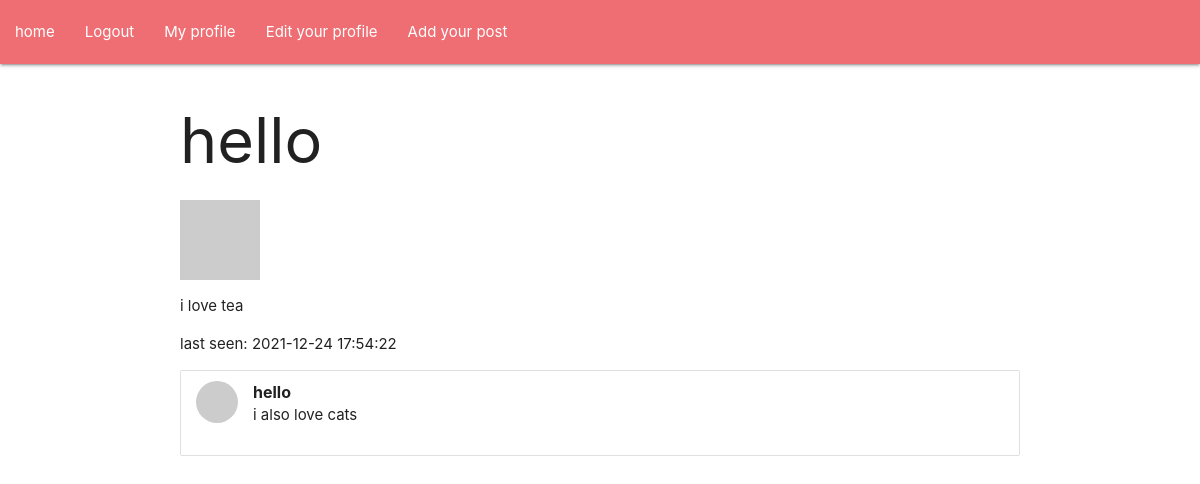
The page /user/hello (signed in) on the database as committed earlier.
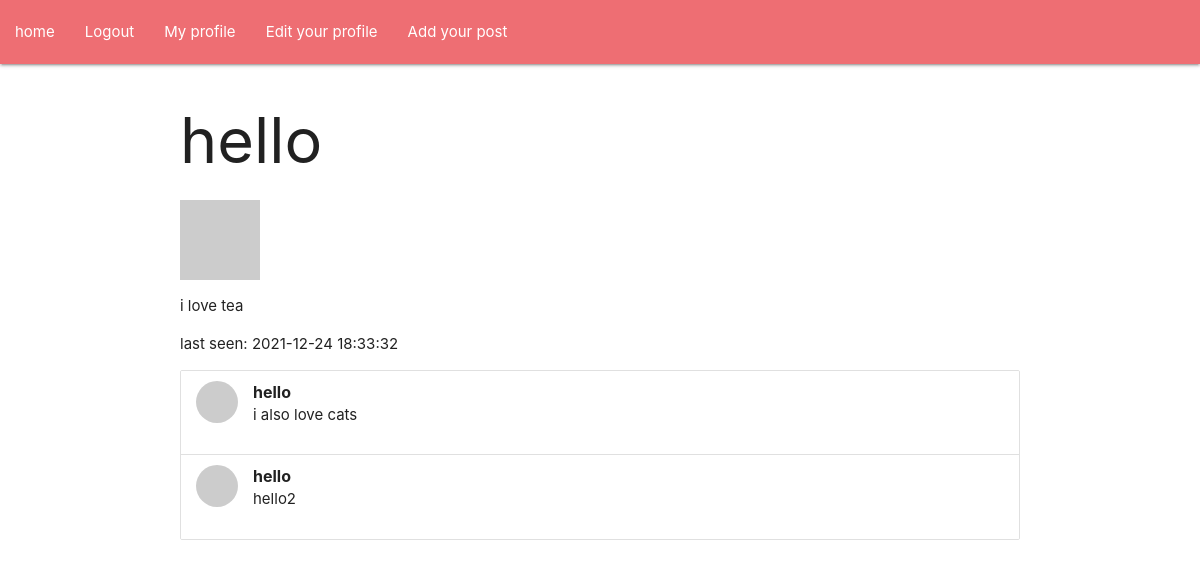
The same page on the database as committed later.
### app/models.py (models this page shows, shortened)
class User(db.Model, UserMixin):
    id = db.Column(db.Integer, primary_key=True)
    username = db.Column(db.String(64), unique = True) # индекс
    email = db.Column(db.String(120), unique = True)
    password_hash = db.Column(db.String(120))
    about_me = db.Column(db.String(140))
    last_seen = db.Column(db.DateTime, default=datetime.utcnow())
    posts = db.relationship('Post', backref='author', lazy='dynamic')
    def get_avatar(self, size):
        hashed_email = md5(self.email.lower().encode('utf-8')).hexdigest()
        return f'https://gravatar.com/avatar/{hashed_email}?d=identicon&s={size}'

class Post(db.Model):
    id = db.Column(db.Integer, primary_key=True)
    user_id = db.Column(db.Integer, db.ForeignKey('user.id'))
    text = db.Column(db.String(120))
    timestamp = db.Column(db.DateTime)

### app/routes.py (the view)
@app.route('/user/<requested_username>')
@login_required
def user(requested_username):
    user_from_db = User.query.filter_by(username=requested_username).first_or_404()
    users_posts = Post.query.filter_by(author=user_from_db)
    print(requested_username)
    return render_template('user.html', user=user_from_db, posts=users_posts)

### app/models.py (called while the page is built)
@login.user_loader # функция-загрузчик пользователей для flask-login
def load_user(id):
    return User.query.get(int(id))

### app/routes.py (called while the page is built)
@app.before_request
def before_request():
    if current_user.is_authenticated:
        current_user.last_seen = datetime.utcnow().replace(microsecond=0)
        db.session.commit()

### app/templates/user.html (shortened to what this page needs)
{% extends 'base.html' %}
{% block content %}
<div class = 'container'>
<h1>{{ user.username }}</h1><img src="{{ user.get_avatar(128) }}" alt="">
{% if user.about_me %}
<p>{{ user.about_me }}</p>
{% else %}
<p>No info</p>
{% endif %}
{% if user.last_seen %}
<p>last seen: {{ user.last_seen }}</p>
{% endif %}
<ul class="collection">
    {% for post in posts %}
    <li class="collection-item avatar">
        <img class="circle" src="{{ post.author.get_avatar(32) }}" alt="">
        <span class="title"><b>{{ post.author.username}}</b></span>
        <p>{{post.text}}</p>
    </li>
    {% endfor %}
</ul>
</div>
{% endblock %}

Rows that differ between the two databases and show on the page:
changed User "hello": last_seen "2021-12-24 17:54:22" → "2021-12-24 18:33:32"
added Post: author.username "hello", text "hello2"
